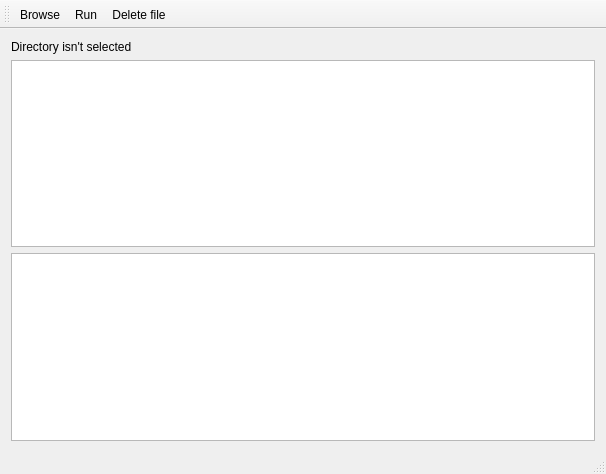
<?xml version="1.0" encoding="UTF-8"?>
<ui version="4.0">
 <class>MainWindow</class>
 <widget class="QMainWindow" name="MainWindow">
  <property name="geometry">
   <rect>
    <x>0</x>
    <y>0</y>
    <width>606</width>
    <height>474</height>
   </rect>
  </property>
  <property name="windowTitle">
   <string>findDuplicates</string>
  </property>
  <widget class="QWidget" name="centralWidget">
   <layout class="QVBoxLayout" name="verticalLayout_3">
    <item>
     <layout class="QVBoxLayout" name="verticalLayout">
      <item>
       <widget class="QLabel" name="directory">
        <property name="text">
         <string>Directory isn't selected</string>
        </property>
       </widget>
      </item>
      <item>
       <widget class="QListWidget" name="listFiles"/>
      </item>
      <item>
       <widget class="QListWidget" name="listDuplicates"/>
      </item>
     </layout>
    </item>
   </layout>
  </widget>
  <widget class="QMenuBar" name="menuBar">
   <property name="geometry">
    <rect>
     <x>0</x>
     <y>0</y>
     <width>606</width>
     <height>22</height>
    </rect>
   </property>
  </widget>
  <widget class="QToolBar" name="mainToolBar">
   <attribute name="toolBarArea">
    <enum>TopToolBarArea</enum>
   </attribute>
   <attribute name="toolBarBreak">
    <bool>false</bool>
   </attribute>
   <addaction name="actionBrowse"/>
   <addaction name="actionRun"/>
   <addaction name="actionDelete_file"/>
  </widget>
  <widget class="QStatusBar" name="statusBar"/>
  <action name="actionBrowse">
   <property name="text">
    <string>Browse</string>
   </property>
  </action>
  <action name="actionRun">
   <property name="text">
    <string>Run</string>
   </property>
  </action>
  <action name="actionDelete_file">
   <property name="text">
    <string>Delete file</string>
   </property>
  </action>
 </widget>
 <layoutdefault spacing="6" margin="11"/>
 <resources/>
 <connections/>
</ui>
